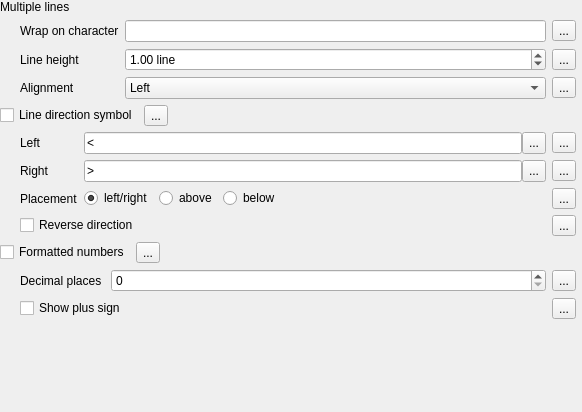
                    <widget class="QWidget" name="scrollAreaWidgetContents_6">
                     <property name="geometry">
                      <rect>
                       <x>0</x>
                       <y>0</y>
                       <width>582</width>
                       <height>412</height>
                      </rect>
                     </property>
                     <layout class="QVBoxLayout" name="verticalLayout_14">
                      <property name="leftMargin">
                       <number>0</number>
                      </property>
                      <property name="topMargin">
                       <number>0</number>
                      </property>
                      <property name="rightMargin">
                       <number>6</number>
                      </property>
                      <item>
                       <layout class="QGridLayout" name="gridLayout_35">
                        <property name="verticalSpacing">
                         <number>6</number>
                        </property>
                        <item row="0" column="0">
                         <widget class="QLabel" name="label_24">
                          <property name="text">
                           <string>Multiple lines</string>
                          </property>
                         </widget>
                        </item>
                        <item row="1" column="0">
                         <widget class="QFrame" name="mMultiLinesFrame">
                          <property name="frameShape">
                           <enum>QFrame::NoFrame</enum>
                          </property>
                          <property name="frameShadow">
                           <enum>QFrame::Raised</enum>
                          </property>
                          <layout class="QGridLayout" name="gridLayout_28">
                           <property name="leftMargin">
                            <number>20</number>
                           </property>
                           <property name="topMargin">
                            <number>0</number>
                           </property>
                           <property name="rightMargin">
                            <number>0</number>
                           </property>
                           <property name="bottomMargin">
                            <number>0</number>
                           </property>
                           <item row="0" column="2">
                            <widget class="QgsDataDefinedButton" name="mWrapCharDDBtn">
                             <property name="text">
                              <string>...</string>
                             </property>
                            </widget>
                           </item>
                           <item row="0" column="1">
                            <widget class="QLineEdit" name="wrapCharacterEdit">
                             <property name="minimumSize">
                              <size>
                               <width>0</width>
                               <height>0</height>
                              </size>
                             </property>
                            </widget>
                           </item>
                           <item row="1" column="2">
                            <widget class="QgsDataDefinedButton" name="mFontLineHeightDDBtn">
                             <property name="text">
                              <string>...</string>
                             </property>
                            </widget>
                           </item>
                           <item row="0" column="0">
                            <widget class="QLabel" name="label_2">
                             <property name="sizePolicy">
                              <sizepolicy hsizetype="Maximum" vsizetype="Preferred">
                               <horstretch>0</horstretch>
                               <verstretch>0</verstretch>
                              </sizepolicy>
                             </property>
                             <property name="text">
                              <string>Wrap on character</string>
                             </property>
                            </widget>
                           </item>
                           <item row="1" column="0">
                            <widget class="QLabel" name="mFontLineHeightLabel">
                             <property name="sizePolicy">
                              <sizepolicy hsizetype="Maximum" vsizetype="Preferred">
                               <horstretch>0</horstretch>
                               <verstretch>0</verstretch>
                              </sizepolicy>
                             </property>
                             <property name="text">
                              <string>Line height</string>
                             </property>
                            </widget>
                           </item>
                           <item row="1" column="1">
                            <widget class="QDoubleSpinBox" name="mFontLineHeightSpinBox">
                             <property name="enabled">
                              <bool>true</bool>
                             </property>
                             <property name="minimumSize">
                              <size>
                               <width>0</width>
                               <height>0</height>
                              </size>
                             </property>
                             <property name="toolTip">
                              <string>Line height spacing for multi-line text</string>
                             </property>
                             <property name="suffix">
                              <string> line</string>
                             </property>
                             <property name="minimum">
                              <double>0.000000000000000</double>
                             </property>
                             <property name="maximum">
                              <double>10.000000000000000</double>
                             </property>
                             <property name="singleStep">
                              <double>0.100000000000000</double>
                             </property>
                             <property name="value">
                              <double>1.000000000000000</double>
                             </property>
                            </widget>
                           </item>
                           <item row="2" column="0">
                            <widget class="QLabel" name="mFontMultiLineLabel">
                             <property name="sizePolicy">
                              <sizepolicy hsizetype="Maximum" vsizetype="Preferred">
                               <horstretch>0</horstretch>
                               <verstretch>0</verstretch>
                              </sizepolicy>
                             </property>
                             <property name="text">
                              <string>Alignment</string>
                             </property>
                            </widget>
                           </item>
                           <item row="2" column="1">
                            <widget class="QComboBox" name="mFontMultiLineAlignComboBox">
                             <property name="enabled">
                              <bool>true</bool>
                             </property>
                             <property name="toolTip">
                              <string>Paragraph style alignment of multi-line text</string>
                             </property>
                             <property name="layoutDirection">
                              <enum>Qt::LeftToRight</enum>
                             </property>
                             <item>
                              <property name="text">
                               <string>Left</string>
                              </property>
                             </item>
                             <item>
                              <property name="text">
                               <string>Center</string>
                              </property>
                             </item>
                             <item>
                              <property name="text">
                               <string>Right</string>
                              </property>
                             </item>
                            </widget>
                           </item>
                           <item row="2" column="2">
                            <widget class="QgsDataDefinedButton" name="mFontMultiLineAlignDDBtn">
                             <property name="text">
                              <string>...</string>
                             </property>
                            </widget>
                           </item>
                          </layout>
                         </widget>
                        </item>
                       </layout>
                      </item>
                      <item>
                       <widget class="QFrame" name="mDirectSymbolsFrame">
                        <layout class="QGridLayout" name="gridLayout_33">
                         <property name="margin">
                          <number>0</number>
                         </property>
                         <property name="verticalSpacing">
                          <number>6</number>
                         </property>
                         <item row="0" column="2">
                          <spacer name="horizontalSpacer_9">
                           <property name="orientation">
                            <enum>Qt::Horizontal</enum>
                           </property>
                           <property name="sizeHint" stdset="0">
                            <size>
                             <width>0</width>
                             <height>20</height>
                            </size>
                           </property>
                          </spacer>
                         </item>
                         <item row="0" column="1">
                          <widget class="QgsDataDefinedButton" name="mDirectSymbDDBtn">
                           <property name="text">
                            <string>...</string>
                           </property>
                          </widget>
                         </item>
                         <item row="0" column="0">
                          <widget class="QCheckBox" name="mDirectSymbChkBx">
                           <property name="sizePolicy">
                            <sizepolicy hsizetype="Maximum" vsizetype="Fixed">
                             <horstretch>0</horstretch>
                             <verstretch>0</verstretch>
                            </sizepolicy>
                           </property>
                           <property name="text">
                            <string>Line direction symbol</string>
                           </property>
                          </widget>
                         </item>
                         <item row="1" column="0" colspan="3">
                          <widget class="QFrame" name="mDirectSymbFrame">
                           <property name="frameShape">
                            <enum>QFrame::NoFrame</enum>
                           </property>
                           <property name="frameShadow">
                            <enum>QFrame::Raised</enum>
                           </property>
                           <layout class="QGridLayout" name="gridLayout_30">
                            <property name="leftMargin">
                             <number>20</number>
                            </property>
                            <property name="topMargin">
                             <number>0</number>
                            </property>
                            <property name="rightMargin">
                             <number>0</number>
                            </property>
                            <property name="bottomMargin">
                             <number>0</number>
                            </property>
                            <item row="1" column="1">
                             <widget class="QFrame" name="mDirectSymbRightFrame">
                              <layout class="QHBoxLayout" name="horizontalLayout_6">
                               <property name="spacing">
                                <number>0</number>
                               </property>
                               <property name="margin">
                                <number>0</number>
                               </property>
                               <item>
                                <widget class="QLineEdit" name="mDirectSymbRightLineEdit">
                                 <property name="sizePolicy">
                                  <sizepolicy hsizetype="Preferred" vsizetype="Fixed">
                                   <horstretch>0</horstretch>
                                   <verstretch>0</verstretch>
                                  </sizepolicy>
                                 </property>
                                 <property name="text">
                                  <string>&gt;</string>
                                 </property>
                                 <property name="alignment">
                                  <set>Qt::AlignLeading|Qt::AlignLeft|Qt::AlignVCenter</set>
                                 </property>
                                </widget>
                               </item>
                               <item>
                                <widget class="QToolButton" name="mDirectSymbRightToolBtn">
                                 <property name="maximumSize">
                                  <size>
                                   <width>16777215</width>
                                   <height>22</height>
                                  </size>
                                 </property>
                                 <property name="text">
                                  <string>...</string>
                                 </property>
                                </widget>
                               </item>
                              </layout>
                             </widget>
                            </item>
                            <item row="2" column="2">
                             <widget class="QgsDataDefinedButton" name="mDirectSymbPlacementDDBtn">
                              <property name="text">
                               <string>...</string>
                              </property>
                             </widget>
                            </item>
                            <item row="0" column="2">
                             <widget class="QgsDataDefinedButton" name="mDirectSymbLeftDDBtn">
                              <property name="text">
                               <string>...</string>
                              </property>
                             </widget>
                            </item>
                            <item row="0" column="0">
                             <widget class="QLabel" name="mDirectSymbLeftLabel">
                              <property name="sizePolicy">
                               <sizepolicy hsizetype="Maximum" vsizetype="Preferred">
                                <horstretch>0</horstretch>
                                <verstretch>0</verstretch>
                               </sizepolicy>
                              </property>
                              <property name="text">
                               <string>Left</string>
                              </property>
                             </widget>
                            </item>
                            <item row="1" column="0">
                             <widget class="QLabel" name="mDirectSymbRightLabel">
                              <property name="text">
                               <string>Right</string>
                              </property>
                             </widget>
                            </item>
                            <item row="2" column="0">
                             <widget class="QLabel" name="mDirectSymbPlacementLabel">
                              <property name="sizePolicy">
                               <sizepolicy hsizetype="Maximum" vsizetype="Preferred">
                                <horstretch>0</horstretch>
                                <verstretch>0</verstretch>
                               </sizepolicy>
                              </property>
                              <property name="text">
                               <string>Placement</string>
                              </property>
                             </widget>
                            </item>
                            <item row="3" column="0" colspan="2">
                             <widget class="QCheckBox" name="mDirectSymbRevChkBx">
                              <property name="text">
                               <string>Reverse direction</string>
                              </property>
                             </widget>
                            </item>
                            <item row="1" column="2">
                             <widget class="QgsDataDefinedButton" name="mDirectSymbRightDDBtn">
                              <property name="text">
                               <string>...</string>
                              </property>
                             </widget>
                            </item>
                            <item row="0" column="1">
                             <widget class="QFrame" name="mDirectSymbLeftFrame">
                              <layout class="QHBoxLayout" name="horizontalLayout_21">
                               <property name="spacing">
                                <number>0</number>
                               </property>
                               <property name="margin">
                                <number>0</number>
                               </property>
                               <item>
                                <widget class="QLineEdit" name="mDirectSymbLeftLineEdit">
                                 <property name="sizePolicy">
                                  <sizepolicy hsizetype="Preferred" vsizetype="Fixed">
                                   <horstretch>0</horstretch>
                                   <verstretch>0</verstretch>
                                  </sizepolicy>
                                 </property>
                                 <property name="text">
                                  <string>&lt;</string>
                                 </property>
                                 <property name="alignment">
                                  <set>Qt::AlignLeading|Qt::AlignLeft|Qt::AlignVCenter</set>
                                 </property>
                                </widget>
                               </item>
                               <item>
                                <widget class="QToolButton" name="mDirectSymbLeftToolBtn">
                                 <property name="maximumSize">
                                  <size>
                                   <width>16777215</width>
                                   <height>22</height>
                                  </size>
                                 </property>
                                 <property name="text">
                                  <string>...</string>
                                 </property>
                                </widget>
                               </item>
                              </layout>
                             </widget>
                            </item>
                            <item row="3" column="2">
                             <widget class="QgsDataDefinedButton" name="mDirectSymbRevDDBtn">
                              <property name="text">
                               <string>...</string>
                              </property>
                             </widget>
                            </item>
                            <item row="2" column="1">
                             <widget class="QFrame" name="mDirectSymbPlacementFrame">
                              <layout class="QHBoxLayout" name="horizontalLayout_17">
                               <property name="margin">
                                <number>0</number>
                               </property>
                               <item>
                                <widget class="QRadioButton" name="mDirectSymbRadioBtnLR">
                                 <property name="sizePolicy">
                                  <sizepolicy hsizetype="Maximum" vsizetype="Fixed">
                                   <horstretch>0</horstretch>
                                   <verstretch>0</verstretch>
                                  </sizepolicy>
                                 </property>
                                 <property name="text">
                                  <string>left/right</string>
                                 </property>
                                 <property name="checked">
                                  <bool>true</bool>
                                 </property>
                                </widget>
                               </item>
                               <item>
                                <widget class="QRadioButton" name="mDirectSymbRadioBtnAbove">
                                 <property name="sizePolicy">
                                  <sizepolicy hsizetype="Maximum" vsizetype="Fixed">
                                   <horstretch>0</horstretch>
                                   <verstretch>0</verstretch>
                                  </sizepolicy>
                                 </property>
                                 <property name="text">
                                  <string>above</string>
                                 </property>
                                </widget>
                               </item>
                               <item>
                                <widget class="QRadioButton" name="mDirectSymbRadioBtnBelow">
                                 <property name="text">
                                  <string>below</string>
                                 </property>
                                </widget>
                               </item>
                              </layout>
                             </widget>
                            </item>
                           </layout>
                          </widget>
                         </item>
                        </layout>
                       </widget>
                      </item>
                      <item>
                       <layout class="QGridLayout" name="gridLayout_34">
                        <property name="verticalSpacing">
                         <number>6</number>
                        </property>
                        <item row="0" column="2">
                         <spacer name="horizontalSpacer_8">
                          <property name="orientation">
                           <enum>Qt::Horizontal</enum>
                          </property>
                          <property name="sizeHint" stdset="0">
                           <size>
                            <width>0</width>
                            <height>20</height>
                           </size>
                          </property>
                         </spacer>
                        </item>
                        <item row="0" column="0">
                         <widget class="QCheckBox" name="mFormatNumChkBx">
                          <property name="sizePolicy">
                           <sizepolicy hsizetype="Maximum" vsizetype="Fixed">
                            <horstretch>0</horstretch>
                            <verstretch>0</verstretch>
                           </sizepolicy>
                          </property>
                          <property name="text">
                           <string>Formatted numbers</string>
                          </property>
                         </widget>
                        </item>
                        <item row="0" column="1">
                         <widget class="QgsDataDefinedButton" name="mFormatNumDDBtn">
                          <property name="text">
                           <string>...</string>
                          </property>
                         </widget>
                        </item>
                        <item row="1" column="0" colspan="3">
                         <widget class="QFrame" name="mFormatNumFrame">
                          <property name="frameShape">
                           <enum>QFrame::NoFrame</enum>
                          </property>
                          <property name="frameShadow">
                           <enum>QFrame::Raised</enum>
                          </property>
                          <layout class="QGridLayout" name="gridLayout_31">
                           <property name="leftMargin">
                            <number>20</number>
                           </property>
                           <property name="topMargin">
                            <number>0</number>
                           </property>
                           <property name="rightMargin">
                            <number>0</number>
                           </property>
                           <property name="bottomMargin">
                            <number>0</number>
                           </property>
                           <item row="0" column="0">
                            <widget class="QLabel" name="mFormatNumDecimalsLabel">
                             <property name="text">
                              <string>Decimal places </string>
                             </property>
                            </widget>
                           </item>
                           <item row="0" column="1">
                            <widget class="QSpinBox" name="mFormatNumDecimalsSpnBx">
                             <property name="sizePolicy">
                              <sizepolicy hsizetype="MinimumExpanding" vsizetype="Fixed">
                               <horstretch>0</horstretch>
                               <verstretch>0</verstretch>
                              </sizepolicy>
                             </property>
                             <property name="maximum">
                              <number>20</number>
                             </property>
                            </widget>
                           </item>
                           <item row="0" column="2">
                            <widget class="QgsDataDefinedButton" name="mFormatNumDecimalsDDBtn">
                             <property name="text">
                              <string>...</string>
                             </property>
                            </widget>
                           </item>
                           <item row="1" column="0" colspan="2">
                            <widget class="QCheckBox" name="mFormatNumPlusSignChkBx">
                             <property name="layoutDirection">
                              <enum>Qt::LeftToRight</enum>
                             </property>
                             <property name="text">
                              <string>Show plus sign</string>
                             </property>
                            </widget>
                           </item>
                           <item row="1" column="2">
                            <widget class="QgsDataDefinedButton" name="mFormatNumPlusSignDDBtn">
                             <property name="text">
                              <string>...</string>
                             </property>
                            </widget>
                           </item>
                          </layout>
                         </widget>
                        </item>
                       </layout>
                      </item>
                      <item>
                       <spacer name="verticalSpacer_6">
                        <property name="orientation">
                         <enum>Qt::Vertical</enum>
                        </property>
                        <property name="sizeHint" stdset="0">
                         <size>
                          <width>20</width>
                          <height>0</height>
                         </size>
                        </property>
                       </spacer>
                      </item>
                     </layout>
                    </widget>
